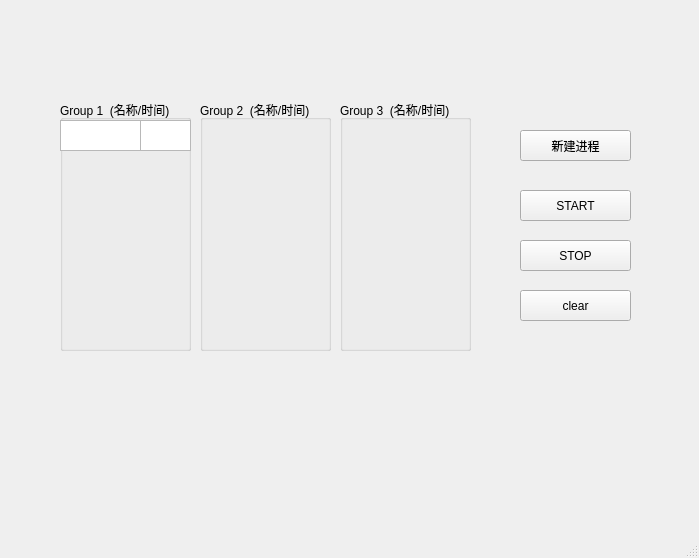
<?xml version="1.0" encoding="UTF-8"?>
<ui version="4.0">
 <class>oslab</class>
 <widget class="QMainWindow" name="oslab">
  <property name="geometry">
   <rect>
    <x>0</x>
    <y>0</y>
    <width>699</width>
    <height>558</height>
   </rect>
  </property>
  <property name="windowTitle">
   <string>oslab</string>
  </property>
  <widget class="QWidget" name="centralwidget">
   <widget class="QPushButton" name="newButton">
    <property name="geometry">
     <rect>
      <x>520</x>
      <y>130</y>
      <width>111</width>
      <height>31</height>
     </rect>
    </property>
    <property name="text">
     <string>新建进程</string>
    </property>
   </widget>
   <widget class="QPushButton" name="startButton">
    <property name="geometry">
     <rect>
      <x>520</x>
      <y>190</y>
      <width>111</width>
      <height>31</height>
     </rect>
    </property>
    <property name="text">
     <string>START</string>
    </property>
   </widget>
   <widget class="QPushButton" name="stopButton">
    <property name="geometry">
     <rect>
      <x>520</x>
      <y>240</y>
      <width>111</width>
      <height>31</height>
     </rect>
    </property>
    <property name="text">
     <string>STOP</string>
    </property>
   </widget>
   <widget class="QGroupBox" name="group1">
    <property name="geometry">
     <rect>
      <x>60</x>
      <y>100</y>
      <width>131</width>
      <height>251</height>
     </rect>
    </property>
    <property name="title">
     <string>Group 1  (名称/时间)</string>
    </property>
    <widget class="QTextBrowser" name="group1name1">
     <property name="geometry">
      <rect>
       <x>0</x>
       <y>20</y>
       <width>81</width>
       <height>31</height>
      </rect>
     </property>
     <property name="readOnly">
      <bool>true</bool>
     </property>
    </widget>
    <widget class="QTextBrowser" name="group1time1">
     <property name="geometry">
      <rect>
       <x>80</x>
       <y>20</y>
       <width>51</width>
       <height>31</height>
      </rect>
     </property>
     <property name="readOnly">
      <bool>true</bool>
     </property>
    </widget>
   </widget>
   <widget class="QGroupBox" name="group2">
    <property name="geometry">
     <rect>
      <x>200</x>
      <y>100</y>
      <width>131</width>
      <height>251</height>
     </rect>
    </property>
    <property name="title">
     <string>Group 2  (名称/时间)</string>
    </property>
   </widget>
   <widget class="QGroupBox" name="group3">
    <property name="geometry">
     <rect>
      <x>340</x>
      <y>100</y>
      <width>131</width>
      <height>251</height>
     </rect>
    </property>
    <property name="title">
     <string>Group 3  (名称/时间)</string>
    </property>
   </widget>
   <widget class="QLabel" name="label">
    <property name="geometry">
     <rect>
      <x>100</x>
      <y>360</y>
      <width>40</width>
      <height>12</height>
     </rect>
    </property>
    <property name="text">
     <string/>
    </property>
   </widget>
   <widget class="QPushButton" name="clearButton">
    <property name="geometry">
     <rect>
      <x>520</x>
      <y>290</y>
      <width>111</width>
      <height>31</height>
     </rect>
    </property>
    <property name="text">
     <string>clear</string>
    </property>
   </widget>
  </widget>
  <widget class="QStatusBar" name="statusbar"/>
 </widget>
 <tabstops>
  <tabstop>stopButton</tabstop>
  <tabstop>startButton</tabstop>
 </tabstops>
 <resources/>
 <connections/>
</ui>
